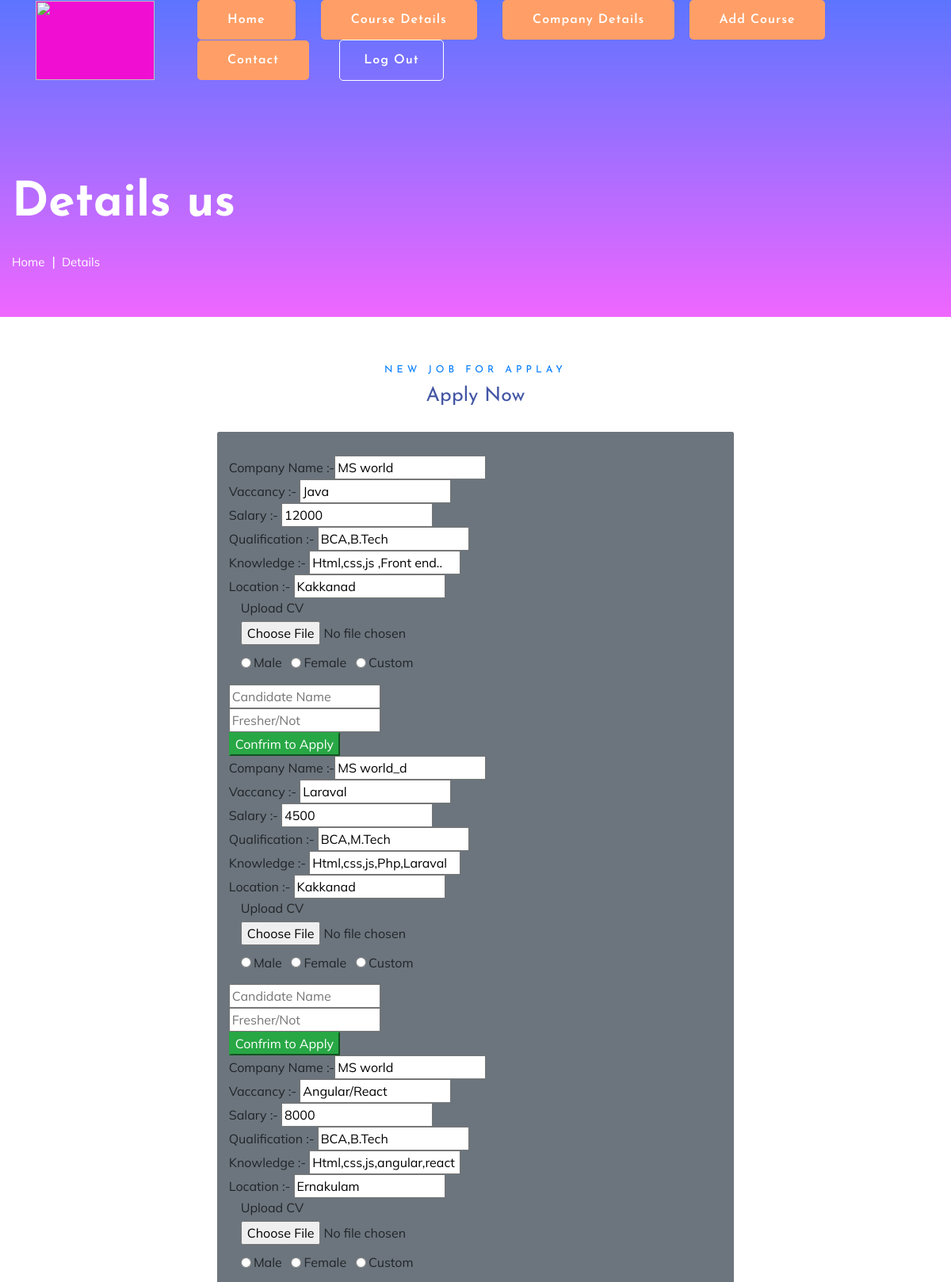
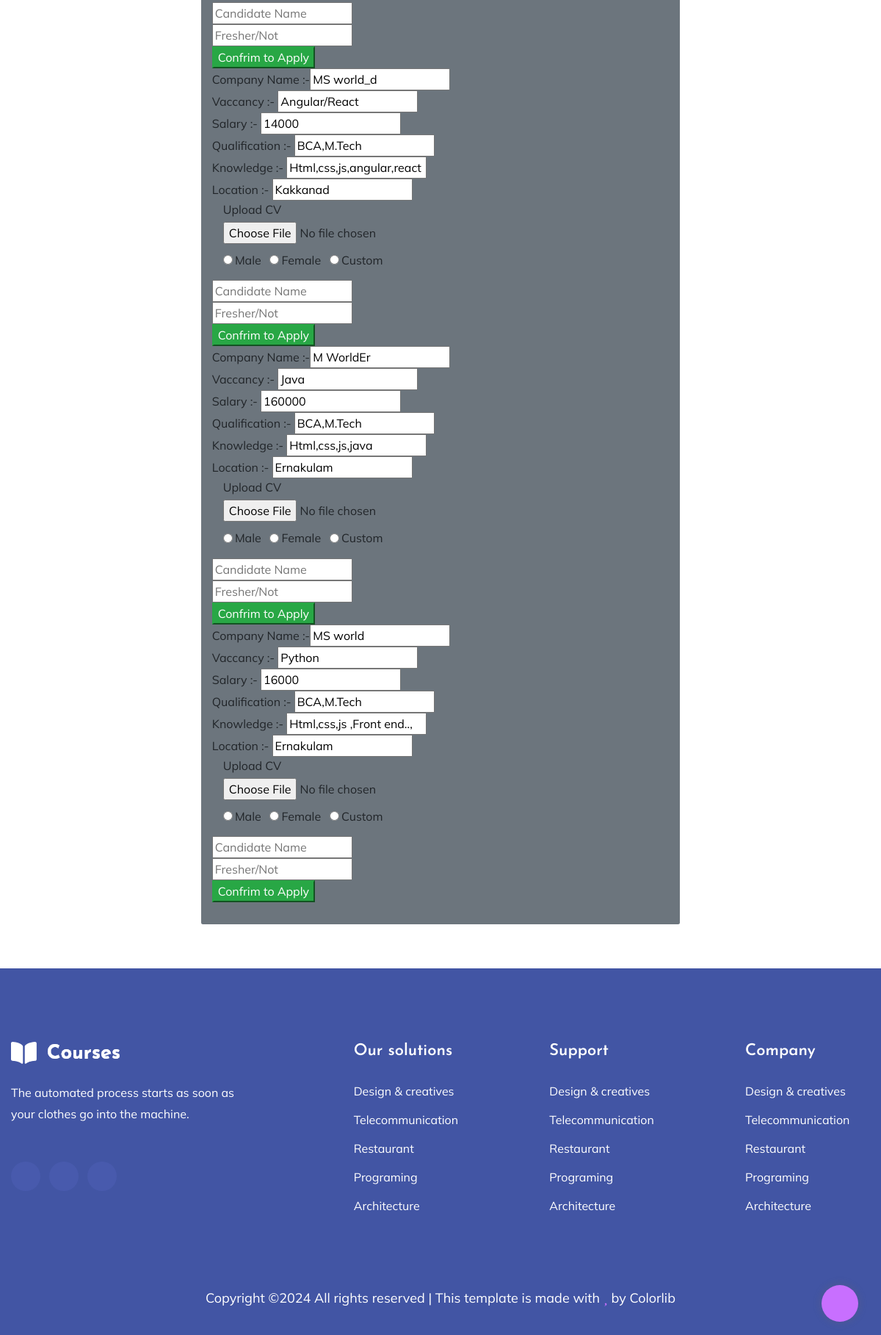
/apply_details, run on the app's committed database (2 pictures, top to bottom).
### myapp/models.py (models this page shows)
class C_ADD_job1(models.Model):
    pname = models.TextField(max_length=200,null=True,blank=False)
    cname = models.TextField(max_length=500,null=True,blank=False)
    vaccancy = models.TextField(max_length=500,null=True,blank=False)
    place=models.TextField(max_length=500,null=True,blank=False)
    amount = models.IntegerField(null=True,blank=False)
    ex = models.TextField(max_length=500,null=True,blank=False)
    qua = models.TextField(max_length=500,null=True,blank=False)
    quan = models.TextField(max_length=500,null=True,blank=False)
    des = models.TextField(max_length=500,null=True,blank=False)
    img=models.ImageField(upload_to='image',null=True,blank=False)

### myapp/views.py (the view)
# urls.py: path('apply_details',views.apply_details,name='apply_details'),
def apply_details(request):
    data=C_ADD_job1.objects.all()
    return render(request,"guidance/apply_G.html",{'data':data})

### myapp/templates/guidance/apply_G.html (shortened to what this page needs)
{% extends 'guidance/index.html' %}
{% block content %}
{% load static %}
<section class="slider-area slider-area2">
  <div class="slider-active">
      <div class="single-slider slider-height2">
          <div class="container">
              <div class="row">
                  <div class="col-xl-8 col-lg-11 col-md-12">
                      <div class="hero__caption hero__caption2">
                          <h1 data-animation="bounceIn" data-delay="0.2s">Details us</h1>
                          <nav aria-label="breadcrumb">
                              <ol class="breadcrumb">
                                  <li class="breadcrumb-item"><a href="index.html">Home</a></li>
                                  <li class="breadcrumb-item"><a href="#">Details</a></li>
                              </ol>
                          </nav>
                      </div>
                  </div>
              </div>
          </div>
      </div>
  </div>
</section>
<div class="container-fluid py-5">
    <div class="container py-5">
        <div class="text-center mb-5">
            <h5 class="text-primary text-uppercase mb-3" style="letter-spacing: 5px;">New Job For Applay</h5>
            <h1>Apply Now</h1>
        </div>
        <div class="row justify-content-center">
            <div class="col-lg-7">
                <div class="contact-form bg-secondary rounded p-5">
                        {% for i in data %}
                        <form action="{% url 'a_add'  %}" method="POST" enctype="multipart/form-data">
                            <div class="row">
                                <div name="cname" class="small-8 columns">
                                    Company Name :-<input type="text"  name="cname" value="{{i.cname }}" >
                                </div>
                            </div>
                            <div class="row">
                                <div name="pname" class="small-8 columns">
                                   Vaccancy :- <input type="text"  name="pname" value="{{i.pname }}">
                                </div>
                            </div>
                            <div class="row">
                                <div name="amount" class="small-6 columns">
                                   Salary :- <input type="text"  name="amount" value="{{i.amount }}">
                                </div>
                            </div>
                            <div class="row">
                                <div name="qua" class="small-6 columns">
                                  Qualification :- <input type="text"  name="qua" value="{{i.qua}}">
                                </div>
                            </div>
                            <div name="quan" class="row">
                                <div class="small-6 columns">
                                   Knowledge :- <input type="text"  name="quan" value="{{i.quan}}">
                                </div>
                            </div>
                            <div class="row">
                                <div name="place" class="small-12 columns">
                                   Location :- <input type="text"  name="place" value="{{i.place }}">
                                </div>
                            </div>
                            <div class="row form-group">
                                <div class="col-md-12 mb-3 mb-md-0">
                                  <label class="text-black" >Upload CV</label></br>
                                  <input type="file"  name="cv" id="cv1" >
                                </div>
                            </div>
                            <div class="row form-group mb-4">
                                <div class="col-md-12 mb-3 mb-md-0">
                                  <div class="form-check form-check-inline">
                                    <input class="form-check-input" type="radio" name="gender" id="male" value="male">
                                    <label class="form-check-label" for="male">Male</label>
                                  </div>
                                  <div class="form-check form-check-inline">
                                    <input class="form-check-input" type="radio" name="gender" id="female" value="female">
                                    <label class="form-check-label" for="female">Female</label>
                                  </div>
                                  <div class="form-check form-check-inline">
                                    <input class="form-check-input" type="radio" name="gender" id="custom" value="custom">
                                    <label class="form-check-label" for="custom">Custom</label>
                                  </div>
                                </div>
                            </div>
                            <div class="row">
                                <div class="small-12 columns">
                                    <input type="text" name="sname" placeholder="Candidate Name">
                                </div>
                            </div>
                            <div class="row">
                                <div class="small-12 columns">
                                    <input type="text" name="ex" placeholder="Fresher/Not">
                                </div>
                            </div>
                            <div class="row">
                                <div class="small-12 columns">
                                    <input type="submit" class="btn-success" value="Confrim to Apply">
                                </div>
                            </div>
                        </form>
                        {% endfor %}
                </div>
            </div>
        </div>
    </div>
</div>
{% endblock %}

### data on the page
C_ADD_job1: cname "MS world", pname "Java", amount "12000", qua "BCA,B.Tech", quan "Html,css,js ,Front end..", place "Kakkanad"
C_ADD_job1: cname "MS world_d", pname "Laraval", amount "4500", qua "BCA,M.Tech", quan "Html,css,js,Php,Laraval", place "Kakkanad"
C_ADD_job1: cname "MS world", pname "Angular/React", amount "8000", qua "BCA,B.Tech", quan "Html,css,js,angular,react", place "Ernakulam"
C_ADD_job1: cname "MS world_d", pname "Angular/React", amount "14000", qua "BCA,M.Tech", quan "Html,css,js,angular,react", place "Kakkanad"
C_ADD_job1: cname "M WorldEr", pname "Java", amount "160000", qua "BCA,M.Tech", quan "Html,css,js,java", place "Ernakulam"
C_ADD_job1: cname "MS world", pname "Python", amount "16000", qua "BCA,M.Tech", quan "Html,css,js ,Front end..,", place "Ernakulam"
